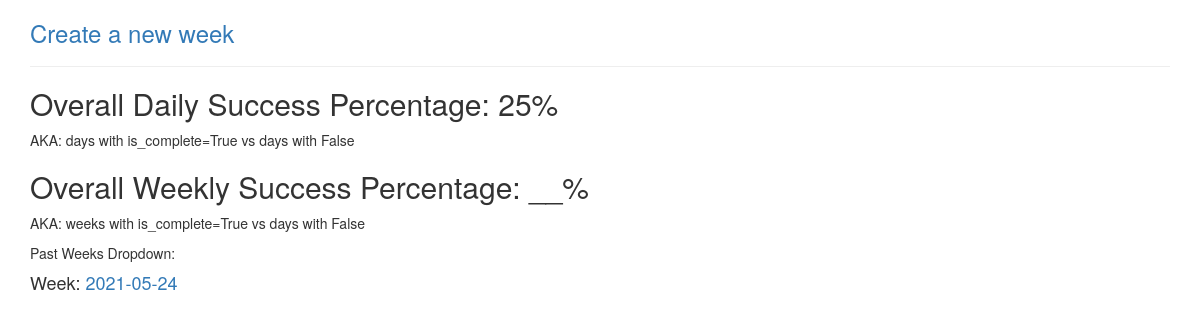
The app's page /, older data.
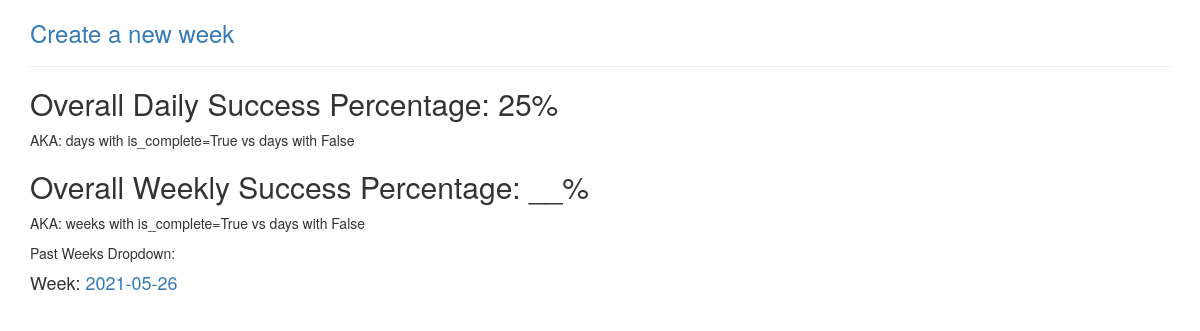
The same page, newer data.
### goal_item/models.py (models this page shows)
class CurrentGoalWeek(models.Model):
    week_start_date = models.DateField(auto_now_add=False)
    week_end_date = models.DateField(null=True, blank=True, auto_now_add=False)
    gd1_run = models.BooleanField(default=False)
    gd1_water = models.BooleanField(default=False)
    gd1_smoothie = models.BooleanField(default=False)
    gd1_read = models.BooleanField(default=False)
    day1_is_complete = models.BooleanField(default=False)
    gd1_extra_point = models.BooleanField(default=False)
    gd2_run = models.BooleanField(default=False)
    gd2_water = models.BooleanField(default=False)
    gd2_smoothie = models.BooleanField(default=False)
    gd2_read = models.BooleanField(default=False)
    day2_is_complete = models.BooleanField(default=False)
    gd2_extra_point = models.BooleanField(default=False)
    gd3_run = models.BooleanField(default=False)
    gd3_water = models.BooleanField(default=False)
    gd3_smoothie = models.BooleanField(default=False)
    gd3_read = models.BooleanField(default=False)
    day3_is_complete = models.BooleanField(default=False)
    gd3_extra_point = models.BooleanField(default=False)
    gd4_run = models.BooleanField(default=False)
    gd4_water = models.BooleanField(default=False)
    gd4_smoothie = models.BooleanField(default=False)
    gd4_read = models.BooleanField(default=False)
    day4_is_complete = models.BooleanField(default=False)
    gd4_extra_point = models.BooleanField(default=False)
    gd5_run = models.BooleanField(default=False)
    gd5_water = models.BooleanField(default=False)
    gd5_smoothie = models.BooleanField(default=False)
    gd5_read = models.BooleanField(default=False)
    day5_is_complete = models.BooleanField(default=False)
    gd5_extra_point = models.BooleanField(default=False)
    week_extra_2points = models.BooleanField(default=False)
    choose_goals = models.ManyToManyField(GoalItem, blank=True, related_name=('choose_goals'))
    is_active_week = models.BooleanField(default=False)
    def __str__(self):
        return f'{self.week_start_date}'

### goal_item/views.py (the view)
# urls.py: path('', home, name='home'),
def home(request):
    context = {
        'weeks': CurrentGoalWeek.objects.filter(is_active_week=False),
        'd1_bool_yes': CurrentGoalWeek.objects.filter(day1_is_complete=True).count(),
        'd2_bool_yes': CurrentGoalWeek.objects.filter(day2_is_complete=True).count(),
        'active_week': CurrentGoalWeek.objects.filter(is_active_week=True)
    }
    return render(request, 'goal_item/home.html', context)

### goal_item/templates/goal_item/home.html (shortened to what this page needs)
{% extends 'base.html' %}
{% block content %}
    <h3 class="mt-4"><a href="{% url 'week-create' %}">Create a new week</a></h3>
    <hr />
    <h2>Overall Daily Success Percentage: {{ d1_bool_yes|add:d2_bool_yes|add:25 }}%</h2>
    <p>AKA: days with is_complete=True vs days with False</p>
    <h2>Overall Weekly Success Percentage: __%</h2>
    <p>AKA: weeks with is_complete=True vs days with False</p>
{% for week in weeks %}
    Past Weeks Dropdown:
    <h4>Week: <a href="{% url 'weeks:week-detail' week.id %}">{{ week }}</a></h4>
{% endfor %}
{% endblock content %}

Row changes from the older to the newer data that the page shows:
removed CurrentGoalWeek: week_start_date "2021-05-24"
added CurrentGoalWeek: week_start_date "2021-05-26"
